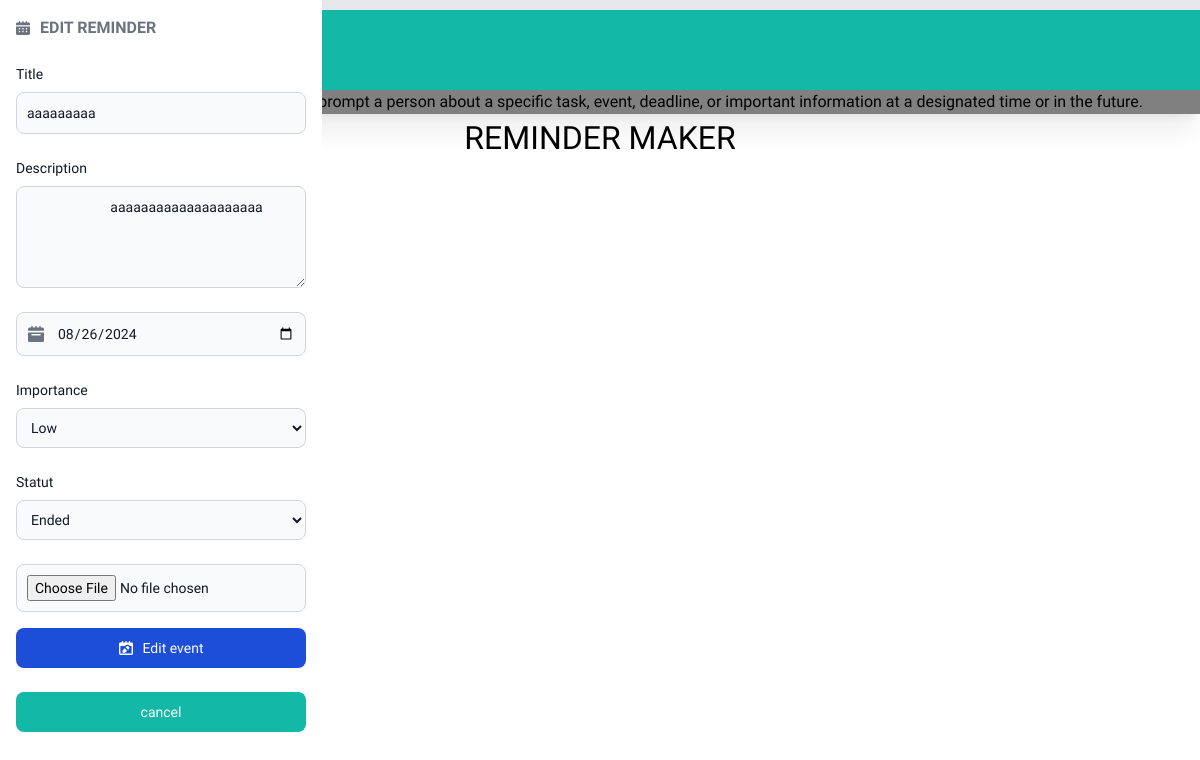
/update/editReminder.php?id=68&image_id=75 (signed in), run on the app's committed database.
### tables this page shows
CREATE TABLE `reminders` (
  `reminder_id` int(11) NOT NULL,
  `title` varchar(11) NOT NULL,
  `event` text NOT NULL,
  `date` date NOT NULL,
  `importance` varchar(11) NOT NULL,
  `statut` varchar(11) NOT NULL,
  `user_id` int(11) NOT NULL
);

### update/editReminder.php (the view, shortened to what this page needs)
<?php
 require_once("../config/dbconnect.php");
  $getData=$_GET;
$editReminderStatement=$mysqlClient->prepare("SELECT * FROM reminders WHERE reminder_id=:id");
$editReminderStatement->execute([
    'id'=>(int)$getData['id'],
]);
$reminder=$editReminderStatement->fetch(PDO::FETCH_ASSOC);
?>
<!DOCTYPE html>
<html lang="en">
<head>
    <link rel="stylesheet" href="../style.css">
    <script src="https://cdn.tailwindcss.com"></script>
</head>
<body>
<nav class=" header bg-teal-500 border-gray-200   ">
            <div class="max-w-screen-xl flex flex-wrap items-center justify-between mx-auto p-4">
               <a href="#" class="flex items-center space-x-3 rtl:space-x-reverse">
                  <span class="self-center text-5xl font-bold whitespace-nowrap text-white boldReminder ">Reminder</span>
               </a>
            </div>
         </nav>
         <p class="reminderDefinition shadow-xl">
            A reminder is a tool used to notify or prompt a person about a specific task, event, deadline, or important
            information at a designated time or in the future.
      </p>
      <p class="welcome uppercase">
          Reminder Maker
      </p>
      <div id="drawer-form" class="fixed  top-0 left-0 z-40 h-screen p-4 overflow-y-auto  bg-white w-90 " tabindex="-1" aria-labelledby="drawer-form-label">
            <h5 id="drawer-label" class="inline-flex  items-center mb-6 text-base font-semibold text-gray-500 uppercase ">Edit Reminder
            </h5>
            <form class="mb-6" method="POST" enctype="multipart/form-data" action="postEditReminder.php">
                  <div class="mb-6">
                     <label for="title" class="block mb-2 text-sm font-medium text-gray-900 ">Title</label>
                     <input type="text" name="title" id="title"  value="<?php echo htmlspecialchars($reminder["title"]); ?>" class="bg-gray-50 border border-gray-300 text-gray-900 text-sm rounded-lg focus:ring-blue-500 focus:border-blue-500 block w-full p-2.5  "  required/>
                  </div>
                  <div class="mb-6">
                     <label for="description" class="block mb-2 text-sm font-medium text-gray-900 ">Description</label>
                     <textarea name="event"  id="event" rows="4"  class="block p-2.5 w-full text-sm text-gray-900 bg-gray-50 rounded-lg border border-gray-300 focus:ring-blue-500 focus:border-blue-500 "  required>
                        <?php echo htmlspecialchars($reminder["event"]); ?>
                     </textarea>
                  </div>
                  <div class="relative mb-6">
                     <div class="absolute inset-y-0 left-0 flex items-center pl-3 pointer-events-none">
                     </div>
                     <input name="date" id="date"  type="date" value="<?php echo htmlspecialchars($reminder["date"]); ?>" class="bg-gray-50 border border-gray-300 text-gray-900 text-sm rounded-lg focus:ring-blue-500 focus:border-blue-500 block w-full pl-10 p-2.5 "  required>
                  </div>
                <div class="mb-6">
                        <label for="importance" class="block mb-2 text-sm font-medium text-gray-900">Importance</label>
                    <select name="importance" id="importance" rows="4" class="block p-2.5 w-full text-sm text-gray-900 bg-gray-50 rounded-lg border border-gray-300 focus:ring-blue-500 focus:border-blue-500">
                        <option value="low" <?php if ($reminder["importance"] === "low") echo 'selected'; ?>>Low</option>
                    </select>
                </div>
                  <div class="mb-6">
                     <label for="statut" class="block mb-2 text-sm font-medium text-gray-900">Statut</label>
                     <select name="statut" id="statut" class="block p-2.5 w-full text-sm text-gray-900 bg-gray-50 rounded-lg border border-gray-300 focus:ring-blue-500 focus:border-blue-500">
                        <option value="ended" <?php if($reminder["statut"]==="ended") echo 'selected'; ?> >Ended</option>
                     </select>
                  </div>
                  <div class="mb-4">
                     <div class="relative">
                        <input type="file" name="newImage" id="newImage" class="block p-2.5 w-full text-sm text-gray-900 bg-gray-50 rounded-lg border border-gray-300 focus:ring-blue-500 focus:border-blue-500 " placeholder="Add an image" required />
                     </div>
                  </div>
                  <button type="submit" name="submit" class="text-white justify-center flex items-center bg-blue-700 hover:bg-blue-800 w-full focus:ring-4 focus:ring-blue-300 font-medium rounded-lg text-sm px-5 py-2.5 mb-2  focus:outline-none "> Edit event</button>
            </form>
             <button type="button" id="cancelBtn" class="text-white justify-center flex items-center bg-teal-500 hover:bg-blue-800 w-full focus:ring-4 focus:ring-blue-300 font-medium rounded-lg text-sm px-5 py-2.5 mb-2  focus:outline-none ">
               cancel
            </button>
      </div>
</body>
</html>

### style.css (style rules this page uses)
* { font-family: "Goldman", sans-serif; }
.boldReminder { font-family: "Rowdies", sans-serif; }

### update/editReminder.php (style rules this page uses)
.header { border-top: 10px solid orange; }
.welcome { font-family: "Rowdies"; font-size: xx-large; font-weight: 400; text-align: center; color: black; }
.reminderDefinition { text-align: center; background-color: gray; }

### data on the page
reminders: title "aaaaaaaaa", event "aaaaaaaaaaaaaaaaaaaa", date "08/26/2024", importance "Low", statut "Ended"
